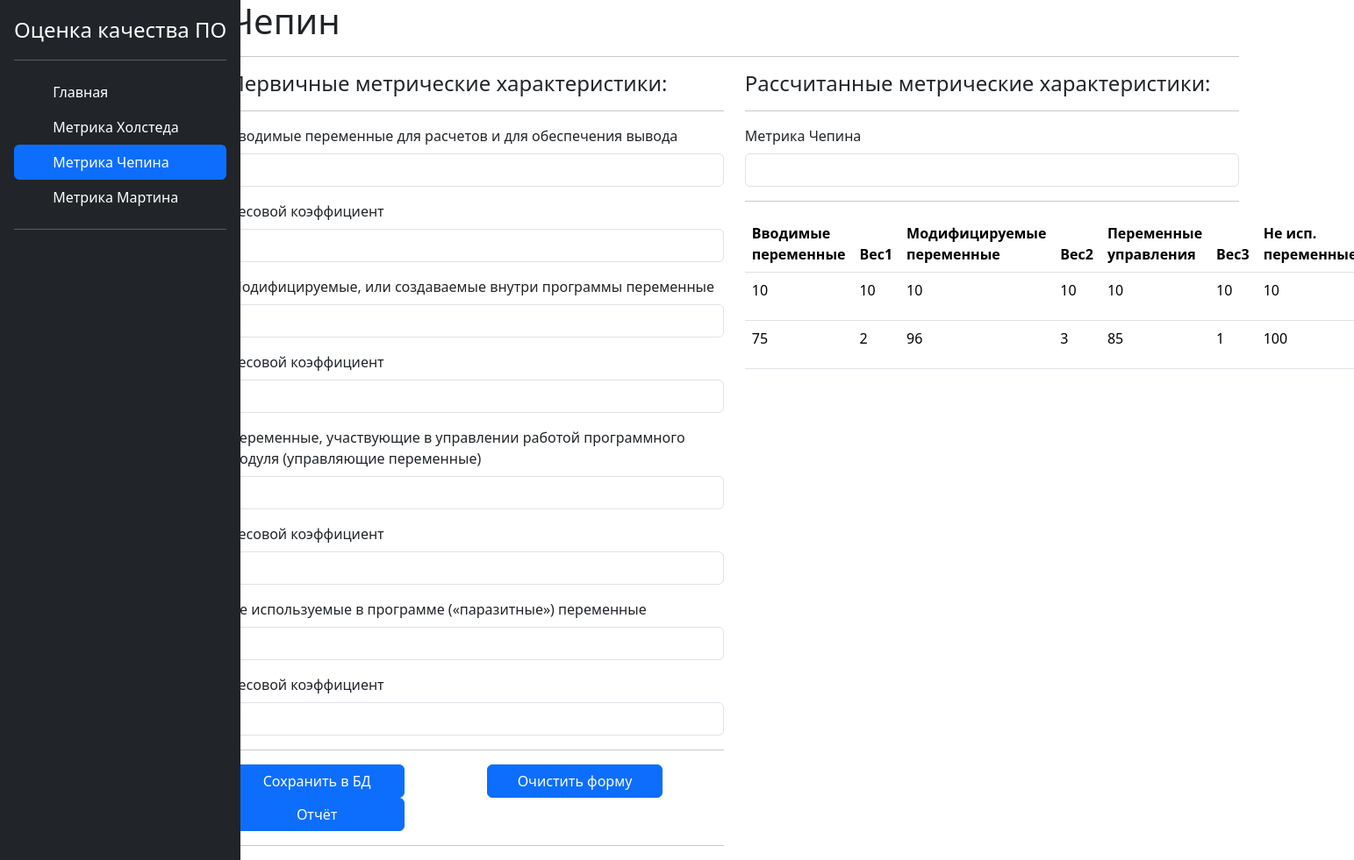
The page /chepin/ on the database its author committed.
### chepin/models.py (models this page shows)
class ChepinParam(models.Model):
    param1 = models.IntegerField(verbose_name='Вводимые переменные для расчетов и для обеспечения вывода')
    param2 = models.IntegerField(verbose_name='Весовой коэффициент 1')
    param3 = models.IntegerField(verbose_name='Модифицируемые, или создаваемые внутри программы переменные')
    param4 = models.IntegerField(verbose_name='Весовой коэффициент 2')
    param5 = models.IntegerField(verbose_name='Переменные, участвующие в управлении работой программного модуля')
    param6 = models.IntegerField(verbose_name='Весовой коэффициент 3')
    param7 = models.IntegerField(verbose_name='Не используемые в программе («паразитные») переменные')
    param8 = models.IntegerField(verbose_name='Весовой коэффициент 4')

### chepin/views.py (the view, shortened to what this page needs)
# urls.py: path('', views.index, name='chepin'),
def index(request):
    context = {"title": 'Чепин',
               "my_param": ChepinParam.objects.all(),}
    return render(request, 'chepin.html', {'context': context, })

### chepin/templates/chepin.html (shortened to what this page needs)
{% extends 'base.html' %}
{% load static %}
{% block content %}
<h1> {{context.title}} </h1>
<hr>
<div class="row">
    <div class="col-6">
        <h4> Первичные метрические характеристики: </h4>
        <hr>
        <form action='' id="param1" method="POST">
            <div class="col">
                <div class="mb-3">
                    <label class="form-label">Вводимые переменные для расчетов и для обеспечения вывода</label>
                    <input class="form-control" id='P' name="Вводимые переменные" onchange="calculate()">
                </div>
                <div class="mb-3">
                    <label class="form-label">Весовой коэффициент</label>
                    <input class="form-control" id='PWeight' name="Весовой коэффициент P" onchange="calculate()">
                </div>
                <div class="mb-3">
                    <label class="form-label">Модифицируемые, или создаваемые внутри программы переменные</label>
                    <input class="form-control" id='M' name="Модифицируемые переменные" onchange="calculate()">
                </div>
                <div class="mb-3">
                    <label class="form-label">Весовой коэффициент</label>
                    <input class="form-control" id='MWeight' name="Весовой коэффициент M" onchange="calculate()">
                </div>
                <div class="mb-3">
                    <label class="form-label">Переменные, участвующие в управлении работой программного модуля (управляющие переменные)</label>
                    <input class="form-control" id='C' name="Переменные, уч. в управлении" onchange="calculate()">
                </div>
                <div class="mb-3">
                    <label class="form-label">Весовой коэффициент</label>
                    <input class="form-control" id='CWeight' name="Весовой коэффициент С" onchange="calculate()">
                </div>
                <div class="mb-3">
                    <label class="form-label">Не используемые в программе («паразитные») переменные</label>
                    <input class="form-control" id='T' name="Не используемые переменные" onchange="calculate()">
                </div>
                <div class="mb-3">
                    <label class="form-label">Весовой коэффициент</label>
                    <input class="form-control" id='TWeight' name="Весовой коэффициент T" onchange="calculate()">
                </div>
                <hr>
                <div class="row justify-content-md-center">
                    <div class="col">
                        <button class='btn btn-primary' type="submit" style="width: 200px">Сохранить в БД</button>
                    </div>
                    <div class="col">
                        <button class='btn btn-primary' type="button" style="width: 200px" onclick="location.reload();">Очистить форму</button>
                    </div>
                    <div class="col">
                        <button class='btn btn-primary' type="button" style="width: 200px" onclick="get_pdf()">Отчёт</button>
                    </div>
                </div>
                <hr>
            </div>
        </form>
    </div>
    <div class="col-6">
        <h4> Рассчитанные метрические характеристики: </h4>
        <hr>
        <form id="param2">
            <div class="mb-3">
                <label class="form-label">Метрика Чепина</label>
                <input class="form-control" name="Метрика Чепина" id="Q" readonly>
            </div>
        </form>
        <hr>
        <table class="table">
            <thead>
            <tr>
                <th scope="col">Вводимые переменные</th>
                <th scope="col">Вес1</th>
                <th scope="col">Модифицируемые переменные</th>
                <th scope="col">Вес2</th>
                <th scope="col">Переменные управления</th>
                <th scope="col">Вес3</th>
                <th scope="col">Не исп. переменные</th>
            </tr>
            </thead>
            <tbody>
            {% for p in context.my_param %}
            <tr>
                <td>{{ p.param1 }}</td>
                <td>{{ p.param2 }}</td>
                <td>{{ p.param3 }}</td>
                <td>{{ p.param4 }}</td>
                <td>{{ p.param5 }}</td>
                <td>{{ p.param6 }}</td>
                <td>{{ p.param7 }}</td>
            </tr>
            {% endfor %}
            </tbody>
        </table>
    </div>
</div>
{% endblock %}

### rows shown on the page
ChepinParam: param1 "10", param2 "10", param3 "10", param4 "10", param5 "10", param6 "10", param7 "10"
ChepinParam: param1 "75", param2 "2", param3 "96", param4 "3", param5 "85", param6 "1", param7 "100"
